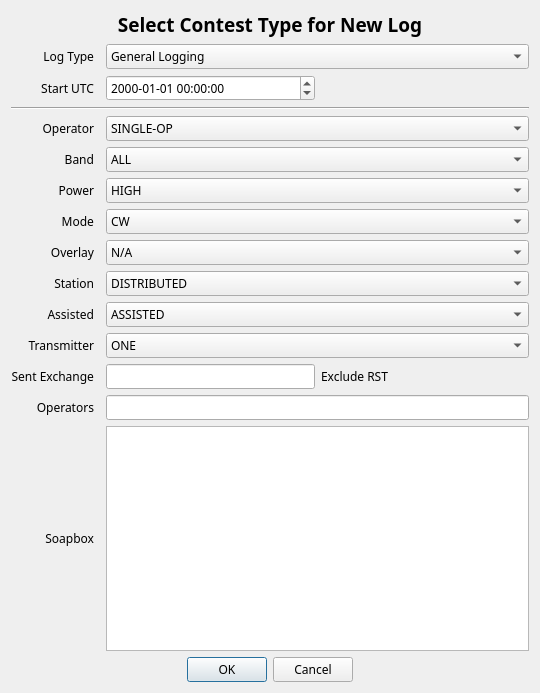
<?xml version="1.0" encoding="UTF-8"?>
<ui version="4.0">
 <class>Dialog</class>
 <widget class="QDialog" name="Dialog">
  <property name="geometry">
   <rect>
    <x>0</x>
    <y>0</y>
    <width>540</width>
    <height>693</height>
   </rect>
  </property>
  <property name="font">
   <font>
    <family>JetBrains Mono</family>
   </font>
  </property>
  <property name="windowTitle">
   <string>New Contest</string>
  </property>
  <layout class="QGridLayout" name="gridLayout">
   <item row="15" column="2" colspan="2">
    <widget class="QPlainTextEdit" name="soapbox">
     <property name="accessibleName">
      <string>Soap Box</string>
     </property>
     <property name="accessibleDescription">
      <string>The soap box</string>
     </property>
    </widget>
   </item>
   <item row="5" column="0">
    <widget class="QLabel" name="label_5">
     <property name="text">
      <string>Band</string>
     </property>
     <property name="alignment">
      <set>Qt::AlignRight|Qt::AlignTrailing|Qt::AlignVCenter</set>
     </property>
    </widget>
   </item>
   <item row="7" column="0">
    <widget class="QLabel" name="label_7">
     <property name="text">
      <string>Mode</string>
     </property>
     <property name="alignment">
      <set>Qt::AlignRight|Qt::AlignTrailing|Qt::AlignVCenter</set>
     </property>
    </widget>
   </item>
   <item row="2" column="0">
    <widget class="QLabel" name="label_3">
     <property name="text">
      <string>Start UTC</string>
     </property>
     <property name="alignment">
      <set>Qt::AlignRight|Qt::AlignTrailing|Qt::AlignVCenter</set>
     </property>
    </widget>
   </item>
   <item row="10" column="2" colspan="2">
    <widget class="QComboBox" name="assisted">
     <property name="accessibleName">
      <string>Assisted</string>
     </property>
     <property name="accessibleDescription">
      <string>Assisted category.</string>
     </property>
     <item>
      <property name="text">
       <string>ASSISTED</string>
      </property>
     </item>
     <item>
      <property name="text">
       <string>NON-ASSISTED</string>
      </property>
     </item>
    </widget>
   </item>
   <item row="12" column="2" rowspan="2">
    <widget class="QLineEdit" name="exchange">
     <property name="accessibleName">
      <string>Sent exchange</string>
     </property>
     <property name="accessibleDescription">
      <string>sent exchange, excluding r s t.</string>
     </property>
     <property name="styleSheet">
      <string notr="true">text-transform: uppercase;</string>
     </property>
    </widget>
   </item>
   <item row="7" column="2" colspan="2">
    <widget class="QComboBox" name="mode">
     <property name="accessibleName">
      <string>Operating mode</string>
     </property>
     <property name="accessibleDescription">
      <string>Mode category</string>
     </property>
     <item>
      <property name="text">
       <string>CW</string>
      </property>
     </item>
     <item>
      <property name="text">
       <string>SSB</string>
      </property>
     </item>
     <item>
      <property name="text">
       <string>RTTY</string>
      </property>
     </item>
     <item>
      <property name="text">
       <string>PSK</string>
      </property>
     </item>
     <item>
      <property name="text">
       <string>SSB+CW</string>
      </property>
     </item>
     <item>
      <property name="text">
       <string>DIGITAL</string>
      </property>
     </item>
     <item>
      <property name="text">
       <string>SSB+CW+DIGITAL</string>
      </property>
     </item>
     <item>
      <property name="text">
       <string>FM</string>
      </property>
     </item>
    </widget>
   </item>
   <item row="12" column="0" rowspan="2">
    <widget class="QLabel" name="label_12">
     <property name="text">
      <string>Sent Exchange</string>
     </property>
     <property name="alignment">
      <set>Qt::AlignRight|Qt::AlignTrailing|Qt::AlignVCenter</set>
     </property>
    </widget>
   </item>
   <item row="9" column="0">
    <widget class="QLabel" name="label_9">
     <property name="text">
      <string>Station</string>
     </property>
     <property name="alignment">
      <set>Qt::AlignRight|Qt::AlignTrailing|Qt::AlignVCenter</set>
     </property>
    </widget>
   </item>
   <item row="0" column="0" colspan="4">
    <widget class="QLabel" name="title">
     <property name="font">
      <font>
       <family>JetBrains Mono</family>
       <pointsize>14</pointsize>
       <bold>true</bold>
      </font>
     </property>
     <property name="text">
      <string>Select Contest Type for New Log</string>
     </property>
     <property name="alignment">
      <set>Qt::AlignCenter</set>
     </property>
    </widget>
   </item>
   <item row="1" column="2" colspan="2">
    <widget class="QComboBox" name="contest">
     <property name="accessibleName">
      <string>Contest Selector</string>
     </property>
     <property name="accessibleDescription">
      <string>Contest or log type.</string>
     </property>
     <item>
      <property name="text">
       <string>General Logging</string>
      </property>
     </item>
     <item>
      <property name="text">
       <string>10 10 FALL CW</string>
      </property>
     </item>
     <item>
      <property name="text">
       <string>10 10 SPRING CW</string>
      </property>
     </item>
     <item>
      <property name="text">
       <string>10 10 SUMMER PHONE</string>
      </property>
     </item>
     <item>
      <property name="text">
       <string>10 10 WINTER PHONE</string>
      </property>
     </item>
     <item>
      <property name="text">
       <string>ARRL 10M</string>
      </property>
     </item>
     <item>
      <property name="text">
       <string>ARRL DX CW</string>
      </property>
     </item>
     <item>
      <property name="text">
       <string>ARRL DX SSB</string>
      </property>
     </item>
     <item>
      <property name="text">
       <string>ARRL FIELD DAY</string>
      </property>
     </item>
     <item>
      <property name="text">
       <string>ARRL SS CW</string>
      </property>
     </item>
     <item>
      <property name="text">
       <string>ARRL SS PHONE</string>
      </property>
     </item>
     <item>
      <property name="text">
       <string>ARRL VHF JAN</string>
      </property>
     </item>
     <item>
      <property name="text">
       <string>ARRL VHF JUN</string>
      </property>
     </item>
     <item>
      <property name="text">
       <string>ARRL VHF SEP</string>
      </property>
     </item>
     <item>
      <property name="text">
       <string>CANADA DAY</string>
      </property>
     </item>
     <item>
      <property name="text">
       <string>CQ 160 CW</string>
      </property>
     </item>
     <item>
      <property name="text">
       <string>CQ 160 SSB</string>
      </property>
     </item>
     <item>
      <property name="text">
       <string>CQ WPX CW</string>
      </property>
     </item>
     <item>
      <property name="text">
       <string>CQ WPX SSB</string>
      </property>
     </item>
     <item>
      <property name="text">
       <string>CQ WW CW</string>
      </property>
     </item>
     <item>
      <property name="text">
       <string>CQ WW SSB</string>
      </property>
     </item>
     <item>
      <property name="text">
       <string>CWT</string>
      </property>
     </item>
     <item>
      <property name="text">
       <string>HELVETIA</string>
      </property>
     </item>
     <item>
      <property name="text">
       <string>ICWC MST</string>
      </property>
     </item>
     <item>
      <property name="text">
       <string>IARU HF</string>
      </property>
     </item>
     <item>
      <property name="text">
       <string>JIDX CW</string>
      </property>
     </item>
     <item>
      <property name="text">
       <string>JIDX PH</string>
      </property>
     </item>
     <item>
      <property name="text">
       <string>K1USN SST</string>
      </property>
     </item>
     <item>
      <property name="text">
       <string>NAQP CW</string>
      </property>
     </item>
     <item>
      <property name="text">
       <string>NAQP SSB</string>
      </property>
     </item>
     <item>
      <property name="text">
       <string>PHONE WEEKLY TEST</string>
      </property>
     </item>
     <item>
      <property name="text">
       <string>STEW PERRY TOPBAND</string>
      </property>
     </item>
     <item>
      <property name="text">
       <string>WINTER FIELD DAY</string>
      </property>
     </item>
     <item>
      <property name="text">
       <string>WSJTX GENERAL</string>
      </property>
     </item>

    </widget>
   </item>
   <item row="2" column="2">
    <widget class="QDateTimeEdit" name="dateTimeEdit">
     <property name="accessibleName">
      <string>Start of contest Date and U T C Time</string>
     </property>
     <property name="time">
      <time>
       <hour>0</hour>
       <minute>0</minute>
       <second>0</second>
      </time>
     </property>
     <property name="maximumDateTime">
      <datetime>
       <hour>7</hour>
       <minute>59</minute>
       <second>59</second>
       <year>10000</year>
       <month>1</month>
       <day>1</day>
      </datetime>
     </property>
     <property name="currentSection">
      <enum>QDateTimeEdit::YearSection</enum>
     </property>
     <property name="displayFormat">
      <string>yyyy-MM-dd HH:mm:ss</string>
     </property>
     <property name="timeSpec">
      <enum>Qt::UTC</enum>
     </property>
    </widget>
   </item>
   <item row="8" column="0">
    <widget class="QLabel" name="label_8">
     <property name="text">
      <string>Overlay</string>
     </property>
     <property name="alignment">
      <set>Qt::AlignRight|Qt::AlignTrailing|Qt::AlignVCenter</set>
     </property>
    </widget>
   </item>
   <item row="14" column="0">
    <widget class="QLabel" name="label_13">
     <property name="text">
      <string>Operators</string>
     </property>
     <property name="alignment">
      <set>Qt::AlignRight|Qt::AlignTrailing|Qt::AlignVCenter</set>
     </property>
    </widget>
   </item>
   <item row="10" column="0">
    <widget class="QLabel" name="label_10">
     <property name="text">
      <string>Assisted</string>
     </property>
     <property name="alignment">
      <set>Qt::AlignRight|Qt::AlignTrailing|Qt::AlignVCenter</set>
     </property>
    </widget>
   </item>
   <item row="1" column="0">
    <widget class="QLabel" name="label_2">
     <property name="text">
      <string>Log Type</string>
     </property>
     <property name="alignment">
      <set>Qt::AlignRight|Qt::AlignTrailing|Qt::AlignVCenter</set>
     </property>
    </widget>
   </item>
   <item row="2" column="3">
    <spacer name="horizontalSpacer">
     <property name="orientation">
      <enum>Qt::Horizontal</enum>
     </property>
     <property name="sizeHint" stdset="0">
      <size>
       <width>40</width>
       <height>20</height>
      </size>
     </property>
    </spacer>
   </item>
   <item row="4" column="2" colspan="2">
    <widget class="QComboBox" name="operator_class">
     <property name="accessibleName">
      <string>Operator Category</string>
     </property>
     <property name="accessibleDescription">
      <string>Operator category.</string>
     </property>
     <item>
      <property name="text">
       <string>SINGLE-OP</string>
      </property>
     </item>
     <item>
      <property name="text">
       <string>MULTI-OP</string>
      </property>
     </item>
     <item>
      <property name="text">
       <string>CHECKLOG</string>
      </property>
     </item>
    </widget>
   </item>
   <item row="6" column="2" colspan="2">
    <widget class="QComboBox" name="power">
     <property name="accessibleName">
      <string>Power Category</string>
     </property>
     <property name="accessibleDescription">
      <string>Power category</string>
     </property>
     <item>
      <property name="text">
       <string>HIGH</string>
      </property>
     </item>
     <item>
      <property name="text">
       <string>LOW</string>
      </property>
     </item>
     <item>
      <property name="text">
       <string>QRP</string>
      </property>
     </item>
    </widget>
   </item>
   <item row="11" column="0">
    <widget class="QLabel" name="label_11">
     <property name="text">
      <string>Transmitter</string>
     </property>
     <property name="alignment">
      <set>Qt::AlignRight|Qt::AlignTrailing|Qt::AlignVCenter</set>
     </property>
    </widget>
   </item>
   <item row="15" column="0">
    <widget class="QLabel" name="label_14">
     <property name="text">
      <string>Soapbox</string>
     </property>
     <property name="alignment">
      <set>Qt::AlignRight|Qt::AlignTrailing|Qt::AlignVCenter</set>
     </property>
    </widget>
   </item>
   <item row="6" column="0">
    <widget class="QLabel" name="label_6">
     <property name="text">
      <string>Power</string>
     </property>
     <property name="alignment">
      <set>Qt::AlignRight|Qt::AlignTrailing|Qt::AlignVCenter</set>
     </property>
    </widget>
   </item>
   <item row="11" column="2" colspan="2">
    <widget class="QComboBox" name="transmitter">
     <property name="accessibleName">
      <string>Transmitter</string>
     </property>
     <property name="accessibleDescription">
      <string>Transmitter category.</string>
     </property>
     <item>
      <property name="text">
       <string>ONE</string>
      </property>
     </item>
     <item>
      <property name="text">
       <string>TWO</string>
      </property>
     </item>
     <item>
      <property name="text">
       <string>LIMITED</string>
      </property>
     </item>
     <item>
      <property name="text">
       <string>UNLIMITED</string>
      </property>
     </item>
     <item>
      <property name="text">
       <string>SWL</string>
      </property>
     </item>
    </widget>
   </item>
   <item row="5" column="2" colspan="2">
    <widget class="QComboBox" name="band">
     <property name="accessibleName">
      <string>Band Category</string>
     </property>
     <property name="accessibleDescription">
      <string>Band category.</string>
     </property>
     <item>
      <property name="text">
       <string>ALL</string>
      </property>
     </item>
     <item>
      <property name="text">
       <string>160M</string>
      </property>
     </item>
     <item>
      <property name="text">
       <string>80M</string>
      </property>
     </item>
     <item>
      <property name="text">
       <string>40M</string>
      </property>
     </item>
     <item>
      <property name="text">
       <string>20M</string>
      </property>
     </item>
     <item>
      <property name="text">
       <string>15M</string>
      </property>
     </item>
     <item>
      <property name="text">
       <string>10M</string>
      </property>
     </item>
     <item>
      <property name="text">
       <string>6M</string>
      </property>
     </item>
     <item>
      <property name="text">
       <string>2M</string>
      </property>
     </item>
     <item>
      <property name="text">
       <string>222</string>
      </property>
     </item>
     <item>
      <property name="text">
       <string>432</string>
      </property>
     </item>
     <item>
      <property name="text">
       <string>902</string>
      </property>
     </item>
     <item>
      <property name="text">
       <string>1.2G</string>
      </property>
     </item>
     <item>
      <property name="text">
       <string>2.3G</string>
      </property>
     </item>
     <item>
      <property name="text">
       <string>3.4G</string>
      </property>
     </item>
     <item>
      <property name="text">
       <string>5.7G</string>
      </property>
     </item>
     <item>
      <property name="text">
       <string>10G</string>
      </property>
     </item>
     <item>
      <property name="text">
       <string>24G</string>
      </property>
     </item>
     <item>
      <property name="text">
       <string>47G</string>
      </property>
     </item>
     <item>
      <property name="text">
       <string>75G</string>
      </property>
     </item>
     <item>
      <property name="text">
       <string>119G</string>
      </property>
     </item>
     <item>
      <property name="text">
       <string>142G</string>
      </property>
     </item>
     <item>
      <property name="text">
       <string>241G</string>
      </property>
     </item>
     <item>
      <property name="text">
       <string>LIGHT</string>
      </property>
     </item>
     <item>
      <property name="text">
       <string>VHF-3-BAND</string>
      </property>
     </item>
     <item>
      <property name="text">
       <string>VHF-FM-ONLY</string>
      </property>
     </item>
    </widget>
   </item>
   <item row="12" column="3" rowspan="2">
    <widget class="QLabel" name="label_15">
     <property name="text">
      <string>Exclude RST</string>
     </property>
    </widget>
   </item>
   <item row="8" column="2" colspan="2">
    <widget class="QComboBox" name="overlay">
     <property name="accessibleName">
      <string>Overlay category</string>
     </property>
     <property name="accessibleDescription">
      <string>Overlay category</string>
     </property>
     <item>
      <property name="text">
       <string>N/A</string>
      </property>
     </item>
     <item>
      <property name="text">
       <string>CLASSIC</string>
      </property>
     </item>
     <item>
      <property name="text">
       <string>NOVICE-TECH</string>
      </property>
     </item>
     <item>
      <property name="text">
       <string>OVER-50</string>
      </property>
     </item>
     <item>
      <property name="text">
       <string>ROOKIE</string>
      </property>
     </item>
     <item>
      <property name="text">
       <string>TB-WIRES</string>
      </property>
     </item>
     <item>
      <property name="text">
       <string>YOUTH</string>
      </property>
     </item>
     <item>
      <property name="text">
       <string>YL</string>
      </property>
     </item>
    </widget>
   </item>
   <item row="14" column="2" colspan="2">
    <widget class="QLineEdit" name="operators">
     <property name="accessibleName">
      <string>Operators</string>
     </property>
     <property name="accessibleDescription">
      <string>operators in contest.</string>
     </property>
     <property name="styleSheet">
      <string notr="true">text-transform: uppercase;</string>
     </property>
    </widget>
   </item>
   <item row="4" column="0">
    <widget class="QLabel" name="label_4">
     <property name="text">
      <string>Operator</string>
     </property>
     <property name="alignment">
      <set>Qt::AlignRight|Qt::AlignTrailing|Qt::AlignVCenter</set>
     </property>
    </widget>
   </item>
   <item row="9" column="2" colspan="2">
    <widget class="QComboBox" name="station">
     <property name="accessibleName">
      <string>Station type</string>
     </property>
     <property name="accessibleDescription">
      <string>Station type.</string>
     </property>
     <item>
      <property name="text">
       <string>DISTRIBUTED</string>
      </property>
     </item>
     <item>
      <property name="text">
       <string>EXPEDITION</string>
      </property>
     </item>
     <item>
      <property name="text">
       <string>FIXED</string>
      </property>
     </item>
     <item>
      <property name="text">
       <string>HQ</string>
      </property>
     </item>
     <item>
      <property name="text">
       <string>MOBILE</string>
      </property>
     </item>
     <item>
      <property name="text">
       <string>PORTABLE</string>
      </property>
     </item>
     <item>
      <property name="text">
       <string>ROVER</string>
      </property>
     </item>
     <item>
      <property name="text">
       <string>ROVER-LIMITED</string>
      </property>
     </item>
     <item>
      <property name="text">
       <string>ROVER-UNLIMITED</string>
      </property>
     </item>
     <item>
      <property name="text">
       <string>SCHOOL</string>
      </property>
     </item>
    </widget>
   </item>
   <item row="16" column="0" colspan="4">
    <widget class="QDialogButtonBox" name="buttonBox">
     <property name="orientation">
      <enum>Qt::Horizontal</enum>
     </property>
     <property name="standardButtons">
      <set>QDialogButtonBox::Cancel|QDialogButtonBox::Ok</set>
     </property>
     <property name="centerButtons">
      <bool>true</bool>
     </property>
    </widget>
   </item>
   <item row="3" column="0" colspan="4">
    <widget class="Line" name="line">
     <property name="minimumSize">
      <size>
       <width>0</width>
       <height>0</height>
      </size>
     </property>
     <property name="orientation">
      <enum>Qt::Horizontal</enum>
     </property>
    </widget>
   </item>
  </layout>
 </widget>
 <tabstops>
  <tabstop>contest</tabstop>
  <tabstop>dateTimeEdit</tabstop>
  <tabstop>operator_class</tabstop>
  <tabstop>band</tabstop>
  <tabstop>power</tabstop>
  <tabstop>mode</tabstop>
  <tabstop>overlay</tabstop>
  <tabstop>station</tabstop>
  <tabstop>assisted</tabstop>
  <tabstop>transmitter</tabstop>
  <tabstop>exchange</tabstop>
  <tabstop>operators</tabstop>
  <tabstop>soapbox</tabstop>
 </tabstops>
 <resources/>
 <connections>
  <connection>
   <sender>buttonBox</sender>
   <signal>accepted()</signal>
   <receiver>Dialog</receiver>
   <slot>accept()</slot>
   <hints>
    <hint type="sourcelabel">
     <x>248</x>
     <y>254</y>
    </hint>
    <hint type="destinationlabel">
     <x>157</x>
     <y>274</y>
    </hint>
   </hints>
  </connection>
  <connection>
   <sender>buttonBox</sender>
   <signal>rejected()</signal>
   <receiver>Dialog</receiver>
   <slot>reject()</slot>
   <hints>
    <hint type="sourcelabel">
     <x>316</x>
     <y>260</y>
    </hint>
    <hint type="destinationlabel">
     <x>286</x>
     <y>274</y>
    </hint>
   </hints>
  </connection>
 </connections>
</ui>
